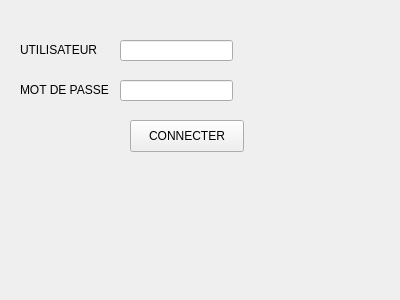
<?xml version="1.0" encoding="UTF-8"?>
<ui version="4.0">
 <class>LOGIN</class>
 <widget class="QWidget" name="LOGIN">
  <property name="geometry">
   <rect>
    <x>0</x>
    <y>0</y>
    <width>400</width>
    <height>300</height>
   </rect>
  </property>
  <property name="windowTitle">
   <string>Form</string>
  </property>
  <widget class="QLineEdit" name="user">
   <property name="geometry">
    <rect>
     <x>120</x>
     <y>40</y>
     <width>113</width>
     <height>21</height>
    </rect>
   </property>
  </widget>
  <widget class="QLineEdit" name="password">
   <property name="geometry">
    <rect>
     <x>120</x>
     <y>80</y>
     <width>113</width>
     <height>21</height>
    </rect>
   </property>
   <property name="inputMask">
    <string/>
   </property>
   <property name="echoMode">
    <enum>QLineEdit::Password</enum>
   </property>
  </widget>
  <widget class="QLabel" name="label">
   <property name="geometry">
    <rect>
     <x>20</x>
     <y>40</y>
     <width>91</width>
     <height>20</height>
    </rect>
   </property>
   <property name="text">
    <string>UTILISATEUR</string>
   </property>
  </widget>
  <widget class="QLabel" name="label_2">
   <property name="geometry">
    <rect>
     <x>20</x>
     <y>80</y>
     <width>101</width>
     <height>20</height>
    </rect>
   </property>
   <property name="text">
    <string>MOT DE PASSE</string>
   </property>
  </widget>
  <widget class="QPushButton" name="pushButton">
   <property name="geometry">
    <rect>
     <x>130</x>
     <y>120</y>
     <width>114</width>
     <height>32</height>
    </rect>
   </property>
   <property name="text">
    <string>CONNECTER</string>
   </property>
  </widget>
 </widget>
 <resources/>
 <connections/>
</ui>
